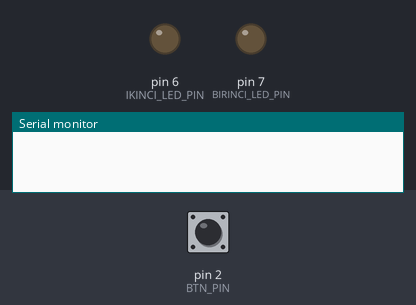
The sketch below on a simulated Arduino Uno, built with avr-gcc and run on an emulated ATmega328P. Shown: output pins drawn as LEDs (lit = HIGH), the last lines printed to the serial monitor. The inputs (shaded band) are chosen by the test bench; at power-on: pin 2 (BTN_PIN) HIGH.

Above: at 1.2 s.
1.3 s: pin 2 (BTN_PIN) pulled LOW for 0.15 s
At 2.1 s:
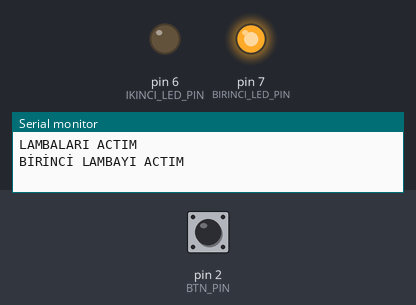
At 3.1 s:
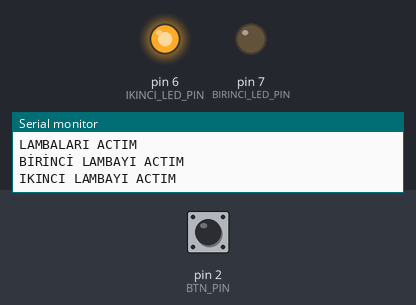
Timing chart, 0 to 10.4 s (numbered marks = the images above; inputs shaded):
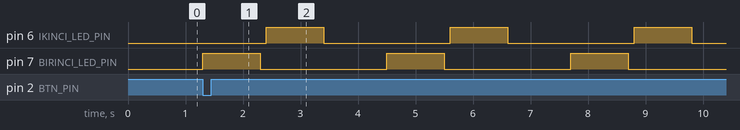

Measured:
- after the input at 1.3 s, pin 6 (IKINCI_LED_PIN): alternates HIGH for 1.0 s and LOW for 2.2 s, starting after 1.1 s; pin 7 (BIRINCI_LED_PIN): alternates HIGH for 1.0 s and LOW for 2.2 s, starting at once

The sketch:

buttons.ino.ino
```cpp
#define BIRINCI_LED_PIN 7
#define IKINCI_LED_PIN 6
#define BTN_PIN 2

bool btn_status = false;
bool birinci_led_state = false;
bool ikinci_led_state = false;
bool last_btn_status = false;

void setup()
{
  pinMode(BIRINCI_LED_PIN, OUTPUT);
  pinMode(IKINCI_LED_PIN, OUTPUT);
  pinMode(BTN_PIN, INPUT_PULLUP);
  Serial.begin(9600);
}

void loop()
{
  btn_status = digitalRead(BTN_PIN);

  while(btn_status == LOW && last_btn_status == HIGH){
    while(1){
      Serial.println("LAMBALARI ACTIM");
      birinci_led_state = !birinci_led_state;
      digitalWrite(BIRINCI_LED_PIN, birinci_led_state ? HIGH : LOW);

      if (birinci_led_state){
        Serial.println("BİRİNCİ LAMBAYI ACTIM");
        delay(1000);
        digitalWrite(BIRINCI_LED_PIN, LOW);
      }
      else{
        //digitalWrite(BIRINCI_LED_PIN, LOW);
        Serial.println("BİRİNCİ LAMBAYI KAPATTIM");
      }
      delay(100);
      ikinci_led_state = !ikinci_led_state;
      digitalWrite(IKINCI_LED_PIN, ikinci_led_state ? HIGH : LOW);

      if(birinci_led_state){
        Serial.println("IKINCI LAMBAYI ACTIM");
        delay(1000);
        digitalWrite(IKINCI_LED_PIN, LOW);

      }
      else{
        digitalWrite(IKINCI_LED_PIN, LOW);
        Serial.println("IKINCI LAMBAYI KAPATTIM");
        delay(1000);
      }

      /*if(btn_status == LOW && last_btn_status == HIGH ){
        digitalWrite(BIRINCI_LED_PIN, LOW);
        digitalWrite(IKINCI_LED_PIN, LOW);
        break;
      }*/
    }
    break;
  }
  delay(50);
  last_btn_status = btn_status;
}
```
